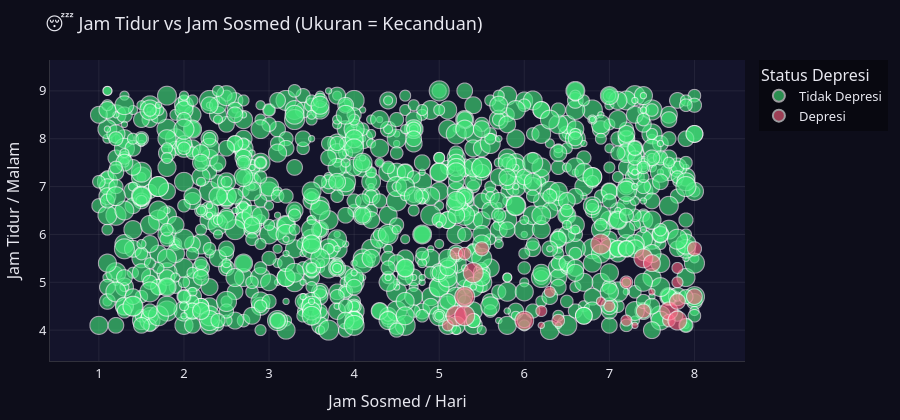

Notebook code for this chart:
### Code cell
fig6.show()

### Figure 1 — Plotly figure (JSON) as saved in the notebook; plotly's stock layout.template omitted (floating-point values rounded to 4 significant figures; data arrays with more than 128 entries replaced by an {"elided": "..."} marker saying what was removed)
{"data": [{"customdata": {"elided": "1169x3 mixed values"}, "hovertemplate": "Status Depresi=Tidak Depresi<br>Jam Sosmed / Hari=%{x}<br>Jam Tidur / Malam=%{y}<br>Tingkat Kecanduan=%{marker.size}<br>age=%{customdata[0]}<br>platform_id=%{customdata[1]}<br>stress_level=%{customdata[2]}<extra></extra>", "legendgroup": "Tidak Depresi", "marker": {"color": "#43E97B", "opacity": 0.6, "size": {"elided": "1169 int values"}, "sizemode": "area", "sizeref": 0.025, "symbol": "circle"}, "mode": "markers", "name": "Tidak Depresi", "showlegend": true, "type": "scattergl", "x": {"elided": "1169 float values"}, "xaxis": "x", "y": {"elided": "1169 float values"}, "yaxis": "y"}, {"customdata": [[18, "Instagram", 7], [15, "TikTok", 8], [13, "Instagram", 8], [15, "Instagram", 9], [13, "TikTok", 10], [13, "Keduanya", 10], [19, "Instagram", 10], [15, "TikTok", 7], [19, "Instagram", 8], [16, "TikTok", 7], [19, "TikTok", 9], [19, "Instagram", 7], [16, "Keduanya", 7], [14, "Keduanya", 10], [15, "Keduanya", 9], [18, "TikTok", 8], [14, "TikTok", 9], [17, "TikTok", 7], [13, "Instagram", 8], [16, "TikTok", 7], [16, "Instagram", 10], [18, "Keduanya", 10], [15, "TikTok", 7], [15, "Keduanya", 10], [14, "Keduanya", 7], [15, "Instagram", 10], [19, "Keduanya", 9], [15, "Instagram", 8], [17, "Keduanya", 10], [18, "TikTok", 9], [19, "TikTok", 8]], "hovertemplate": "Status Depresi=Depresi<br>Jam Sosmed / Hari=%{x}<br>Jam Tidur / Malam=%{y}<br>Tingkat Kecanduan=%{marker.size}<br>age=%{customdata[0]}<br>platform_id=%{customdata[1]}<br>stress_level=%{customdata[2]}<extra></extra>", "legendgroup": "Depresi", "marker": {"color": "#FF6584", "opacity": 0.6, "size": [1, 3, 3, 3, 1, 3, 10, 4, 4, 9, 3, 9, 4, 10, 5, 4, 3, 7, 8, 10, 10, 4, 10, 9, 5, 1, 5, 6, 2, 3, 6], "sizemode": "area", "sizeref": 0.025, "symbol": "circle"}, "mode": "markers", "name": "Depresi", "showlegend": true, "type": "scattergl", "x": [6.2, 7.8, 7.8, 5.1, 7.5, 7.2, 5.2, 5.2, 7.7, 7.4, 7.0, 6.0, 5.3, 5.3, 8.0, 7.2, 6.2, 7.5, 7.7, 5.3, 6.9, 6.4, 5.4, 7.8, 5.5, 7.3, 7.4, 7.8, 6.9, 6.3, 8.0], "xaxis": "x", "y": [4.1, 5.3, 5.0, 4.1, 4.8, 4.2, 4.3, 5.6, 4.2, 5.5, 4.5, 4.2, 5.6, 4.7, 5.7, 5.0, 4.4, 5.4, 4.4, 4.3, 5.8, 4.2, 5.2, 4.2, 5.7, 4.1, 4.4, 4.6, 4.6, 4.8, 4.7], "yaxis": "y"}], "layout": {"font": {"color": "#E8E8F0", "family": "'Segoe UI', Arial, sans-serif", "size": 13}, "height": 420, "legend": {"bgcolor": "rgba(0,0,0,0.4)", "bordercolor": "rgba(255,255,255,0.07)", "itemsizing": "constant", "title": {"text": "Status Depresi"}, "tracegroupgap": 0}, "margin": {"b": 50, "l": 50, "r": 30, "t": 60}, "paper_bgcolor": "#0D0D1A", "plot_bgcolor": "#14142B", "title": {"text": "😴 Jam Tidur vs Jam Sosmed (Ukuran = Kecanduan)"}, "xaxis": {"anchor": "y", "domain": [0, 1], "gridcolor": "rgba(255,255,255,0.07)", "linecolor": "rgba(255,255,255,0.15)", "showgrid": true, "tickcolor": "rgba(255,255,255,0.3)", "title": {"text": "Jam Sosmed / Hari"}}, "yaxis": {"anchor": "x", "domain": [0, 1], "gridcolor": "rgba(255,255,255,0.07)", "linecolor": "rgba(255,255,255,0.15)", "showgrid": true, "tickcolor": "rgba(255,255,255,0.3)", "title": {"text": "Jam Tidur / Malam"}}}}
